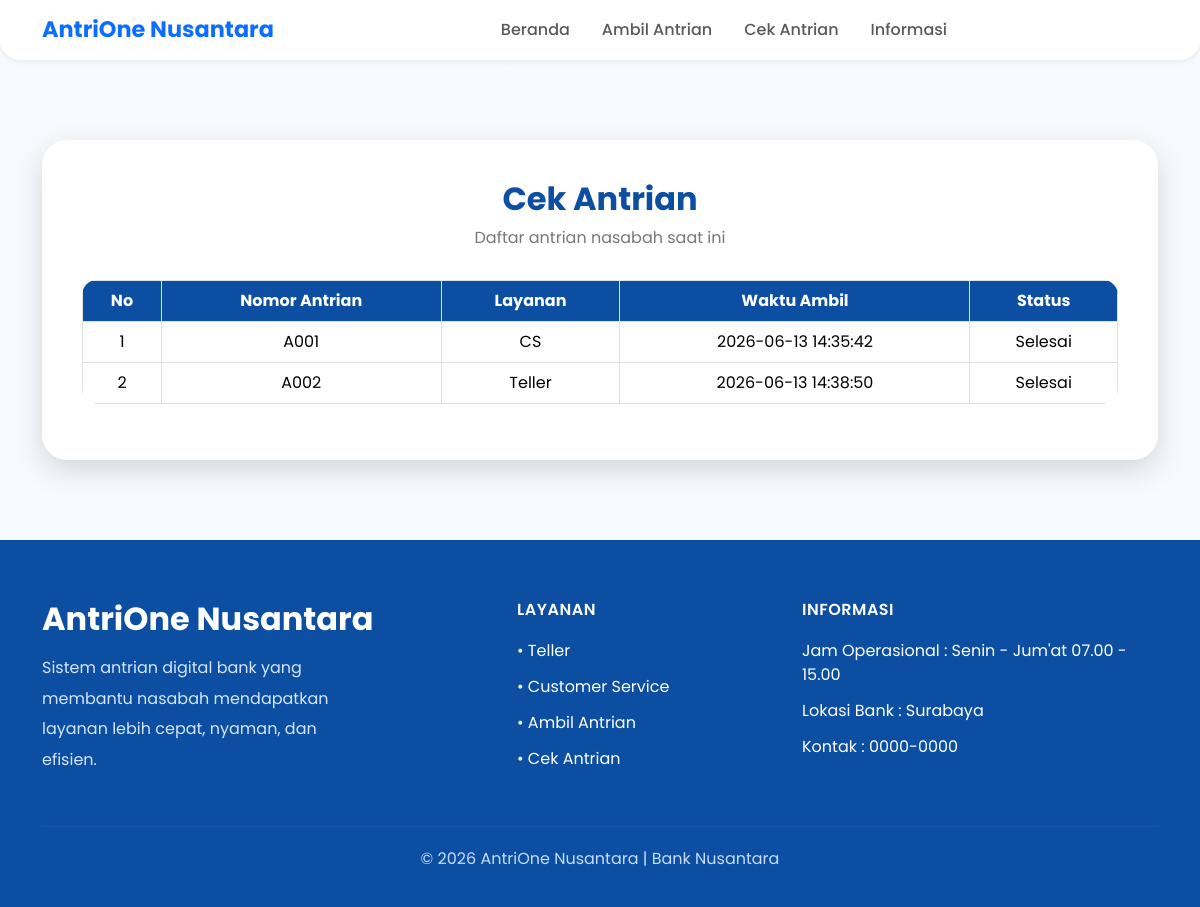
Page /cekAntrian.php on the committed database.
### tables this page shows
CREATE TABLE `antrian` (
  `id_antrian` int(11) NOT NULL,
  `nomor_antrian` varchar(10) DEFAULT NULL,
  `waktu_ambil` datetime DEFAULT NULL,
  `status` enum('Menunggu','Dipanggil','Selesai','Dibatalkan') DEFAULT NULL,
  `id_nasabah` int(11) DEFAULT NULL,
  `id_layanan` int(11) DEFAULT NULL,
  `id_petugas` int(11) DEFAULT NULL,
  `id_admin` int(11) DEFAULT NULL,
  `loket` varchar(50) DEFAULT NULL
);

CREATE TABLE `layanan` (
  `id_layanan` int(11) NOT NULL,
  `nama_layanan` varchar(10) DEFAULT NULL,
  `deskripsi` enum('Setor/Tarik Tunai','Konsultasi') DEFAULT NULL
);

### cekAntrian.php (the view, shortened to what this page needs)
<?php
include 'koneksi.php';
$query = mysqli_query(
    $conn,
    "SELECT antrian.*, layanan.nama_layanan
FROM antrian
JOIN layanan
ON antrian.id_layanan = layanan.id_layanan
ORDER BY id_antrian ASC"
);
?>
<!DOCTYPE html>
<html lang="id">
<head>
    <link href="https://cdn.jsdelivr.net/npm/bootstrap@5.3.3/dist/css/bootstrap.min.css" rel="stylesheet">
</head>
<body>
    <nav class="navbar navbar-expand-lg navbar-light bg-white shadow-sm sticky-top">
        <div class="container">
            <a class="navbar-brand fw-bold text-primary" href="#">
                AntriOne Nusantara
            </a>
            <div class="collapse navbar-collapse" id="menu">
                <ul class="navbar-nav mx-auto">
                    <li class="nav-item">
                        <a class="nav-link" href="index.php">
                            Beranda
                        </a>
                    </li>
                    <li class="nav-item">
                        <a class="nav-link" href="ambilAntrian.php">
                            Ambil Antrian
                        </a>
                    </li>
                    <li class="nav-item">
                        <a class="nav-link" href="cekAntrian.php">
                            Cek Antrian
                        </a>
                    </li>
                    <li class="nav-item">
                        <a class="nav-link" href="informasi.php">
                            Informasi
                        </a>
                    </li>
                </ul>
            </div>
        </div>
    </nav>
    <div class="container">
        <div class="card-antrian">
            <h2 class="judul">
                Cek Antrian
            </h2>
            <p class="subjudul">
                Daftar antrian nasabah saat ini
            </p>
            <div class="table-responsive">
                <table class="table table-bordered table-hover text-center align-middle">
                    <thead>
                        <tr>
                            <th>No</th>
                            <th>Nomor Antrian</th>
                            <th>Layanan</th>
                            <th>Waktu Ambil</th>
                            <th>Status</th>
                        </tr>
                    </thead>
                    <tbody>
                        <?php
                        if (mysqli_num_rows($query) > 0) {
                            $no = 1;
                            while ($d = mysqli_fetch_array($query)) {
                        ?>
                                <tr>
                                    <td>
                                        <?= $no++; ?>
                                    </td>
                                    <td>
                                        <?= $d['nomor_antrian']; ?>
                                    </td>
                                    <td>
                                        <?= $d['nama_layanan']; ?>
                                    </td>
                                    <td>
                                        <?= $d['waktu_ambil']; ?>
                                    </td>
                                    <td>
                                        <?= $d['status']; ?>
                                    </td>
                                </tr>
                            <?php
                            }
                        } ?>
                    </tbody>
                </table>
            </div>
        </div>
    </div>
    <footer class="footer">
        <div class="container">
            <div class="row gy-4 justify-content-between">
                <div class="col-lg-5 col-md-12">
                    <h3 class="footer-logo">
                        AntriOne Nusantara
                    </h3>
                    <p class="footer-desc">
                        Sistem antrian digital bank yang membantu
                        nasabah mendapatkan layanan lebih cepat,
                        nyaman, dan efisien.
                    </p>
                </div>
                <div class="col-lg-3 col-md-6">
                    <h6 class="footer-title">
                        Layanan
                    </h6>
                    <ul class="footer-link">
                        <li>• Teller</li>
                        <li>• Customer Service</li>
                        <li>• Ambil Antrian</li>
                        <li>• Cek Antrian</li>
                    </ul>
                </div>
                <div class="col-lg-4 col-md-6">
                    <h6 class="footer-title">
                        Informasi
                    </h6>
                    <ul class="footer-link">
                        <li>Jam Operasional : Senin - Jum'at 07.00 - 15.00</li>
                        <li>Lokasi Bank : Surabaya</li>
                        <li>Kontak : 0000-0000</li>
                    </ul>
                </div>
            </div>
            <hr class="footer-line">
            <div class="footer-bottom">
                <p>
                    © 2026 AntriOne Nusantara | Bank Nusantara
                </p>
            </div>
        </div>
    </footer>
</body>
</html>

### cekAntrian.php (style rules this page uses)
body { font-family: 'Poppins', sans-serif; background-image: linear-gradient(rgba(245, 249, 255, 0.82), rgba(245, 249, 255, 0.82)), url('image/Background halaman utama.png'); background-size: cover; background-position: center; background-repeat: no-repeat; background-attachment: fixed; min-height: 100vh; }
.card-antrian { background: white; padding: 40px; border-radius: 25px; box-shadow: 0 10px 30px rgba(0, 0, 0, .15); margin: auto; margin-top: 80px; margin-bottom: 80px; }
.judul { text-align: center; color: #0B4EA2; font-weight: 700; }
.subjudul { text-align: center; color: #777; margin-bottom: 30px; }
.table th { background: #0B4EA2; color: white; }
.table { border-radius: 15px; overflow: hidden; }
.footer { background: #0B4EA2; color: white; padding: 60px 0 20px; margin-top: 50px; }
.footer-logo { font-weight: 700; font-size: 2rem; margin-bottom: 15px; }
.footer-desc { color: #d7e6ff; line-height: 1.9; max-width: 330px; }
.footer-title { font-weight: 600; margin-bottom: 20px; text-transform: uppercase; letter-spacing: .5px; }
.footer-link { list-style: none; padding: 0; }
.footer-link li { margin-bottom: 12px; }
.footer-line { border-color: rgba(255, 255, 255, .15); margin: 35px 0 20px; }
.footer-bottom { text-align: center; color: #c7dcff; }
.navbar { border-radius: 0 0 20px 20px; }
.navbar-brand { font-size: 1.4rem; }
.nav-link { font-weight: 500; margin: 0 8px; transition: .3s; }

### rows in the picture
antrian: nomor_antrian "A001", id_layanan.nama_layanan "CS", waktu_ambil "2026-06-13 14:35:42", status "Selesai"
antrian: nomor_antrian "A002", id_layanan.nama_layanan "Teller", waktu_ambil "2026-06-13 14:38:50", status "Selesai"
